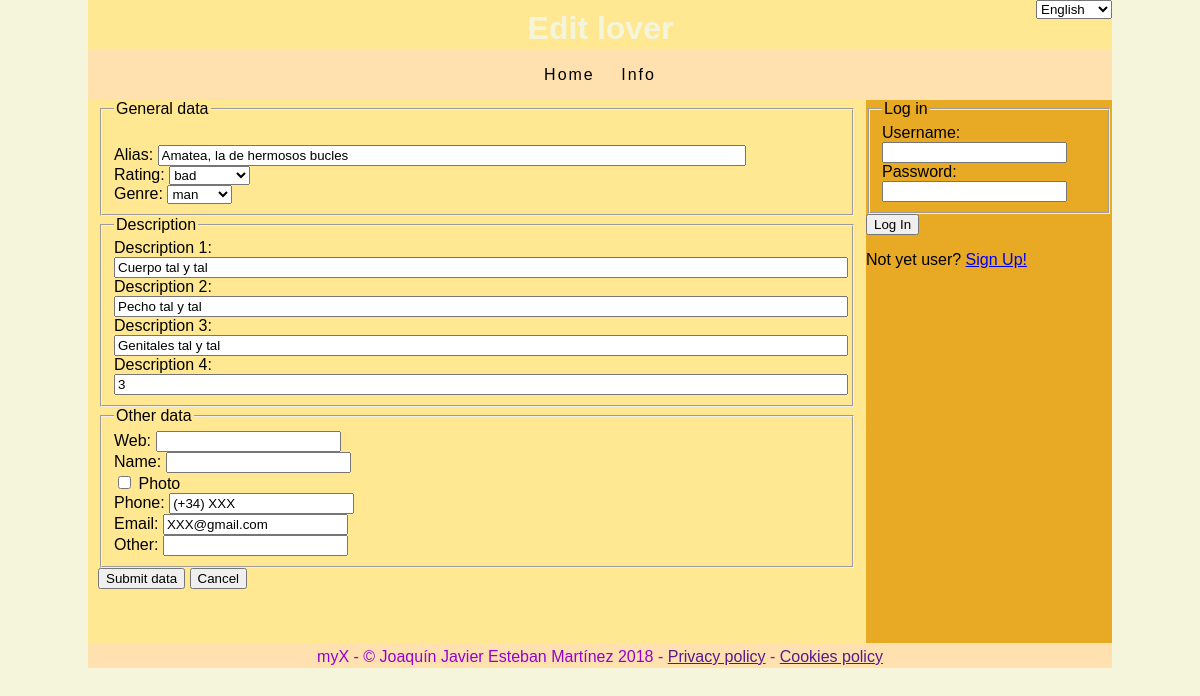
The app's page /amorEdit.php?amorID=5871 with its own data.
### tables this page shows
CREATE TABLE `amores` (
    `amorID`    INTEGER NOT NULL,
    `achtung`   VARCHAR(255),
    `alias`     VARCHAR(255) NOT NULL,
    `rating`    INTEGER,
    `genre`     INTEGER,
    `descr1`    VARCHAR(510),
    `descr2`    VARCHAR(510),
    `descr3`    VARCHAR(510),
    `descr4`    VARCHAR(510),
    `web`       VARCHAR(255),
    `name`      VARCHAR(255),
    `photo`     INTEGER,
    `phone`     VARCHAR(255),
    `email`     VARCHAR(255),
    `other`     VARCHAR(255),
    `user`      INTEGER NOT NULL,
    INDEX (alias),
    CONSTRAINT amores_pk PRIMARY KEY (amorID),
    CONSTRAINT amores_user_fk FOREIGN KEY (user) REFERENCES `users` (userID) ON DELETE CASCADE ON UPDATE CASCADE,
    CONSTRAINT amores_rating_ck CHECK (rating BETWEEN 0 AND 5)
);

### amor.inc (called while the page is built, shortened)
<?php
class Amor {
    protected $alias;
    protected $genre;
    protected $descr1;
    protected $descr2;
    protected $descr3;
    protected $descr4;
    protected $rating;
    protected $web;
    protected $name;
    protected $photo;
    protected $phone;
    protected $email;
    protected $other;
    public function getAlias() {return $this->alias;}
    public function getRating() {return $this->rating;}
    public function getGenre() {return $this->genre;}
    public function getDescr1() {return $this->descr1;}
    public function getDescr2() {return $this->descr2;}
    public function getDescr3() {return $this->descr3;}
    public function getDescr4() {return $this->descr4;}
    public function getWeb() {return $this->web;}
    public function getName() {return $this->name;}
    public function getPhoto() {return $this->photo;}
    public function getPhone() {return $this->phone;}
    public function getEmail() {return $this->email;}
    public function getOther() {return $this->other;}
    public function __construct($amorID) {
        $pdo = DB::getDBHandle();
        $queryString = <<<QUERY
SELECT *
FROM `myX`.`amores`
WHERE `amorID` = :amorID
QUERY;
        $statement = $pdo->prepare($queryString);
        $statement->bindParam(":amorID", $amorID, PDO::PARAM_INT);
        $statement->execute();
        $row = $statement->fetch();
        $this->alias = $row['alias'];
        $this->rating = intval($row['rating']);
        $this->genre = intval($row['genre']);
        $this->descr1 = $row['descr1'];
        $this->descr2 = $row['descr2'];
        $this->descr3 = $row['descr3'];
        $this->descr4 = $row['descr4'];
        $this->web = $row['web'];
        $this->name = $row['name'];
        $this->photo = $row['photo'];
        $this->phone = $row['phone'];
        $this->email = $row['email'];
        $this->other = $row['other'];
    }
}

### amorEdit.php (the view, shortened to what this page needs)
<?php
require_once 'amor.inc';
if (isset($_GET['amorID'])) {
    $amorEdit = true;
    $amor = new Amor(intval($_GET['amorID']));
} else {
    $amorEdit = false;
    if (isset($_GET['tempPraxis']))
        $tempPraxis = true;
}
include 'header.inc';
echo "\t\t\t<section> \n";
echo "\t\t\t\t<form id=\"amorEditForm\" action=\"";
echo $tempPraxis ?
    "praxisEdit.php?praxisID=".$_SESSION['tempPraxis']['praxisID'] :
    "amorEditProcess.php";
echo "\" method=\"POST\" accept-charset=\"utf-8\">\n";
echo "\t\t\t\t\t<div id=\"generalData\">\n";
echo "\t\t\t\t\t\t<fieldset>\n";
echo "\t\t\t\t\t\t\t<legend>"._("General data")."</legend>\n";
echo "\t\t\t\t\t\t\t<label for=\"alias\">"._("Alias").":</label>\n";
echo "\t\t\t\t\t\t\t<input id=\"alias\" type=\"text\" name=\"alias\" value=\"";
if ($amorEdit)
    echo $amor->getAlias();
echo "\" style=\"width: 80%\" /><br />\n";
echo "\t\t\t\t\t\t\t<label for=\"rating\">"._("Rating").":</label>\n";
echo "\t\t\t\t\t\t\t<select id=\"rating\" name=\"rating\">\n";
echo "\t\t\t\t\t\t\t\t<option value=\"2\"";
if ($amorEdit && ($amor->getRating() === 2))
    echo " selected=\"selected\"";
echo ">"._("bad")."</option>\n";
echo "\t\t\t\t\t\t\t</select><br />\n";
echo "\t\t\t\t\t\t\t<label for=\"genre\">"._("Genre").":</label>\n";
echo "\t\t\t\t\t\t\t<select id=\"genre\" name=\"genre\">\n";
echo "\t\t\t\t\t\t\t\t<option value=\"1\"";
if ($amorEdit && ($amor->getGenre() === GENRE_MASCULINE))
    echo " selected=\"selected\"";
echo ">"._("man")."</option>\n";
echo "\t\t\t\t\t\t\t</select><br />\n";
echo "\t\t\t\t\t\t</fieldset>\n";
echo "\t\t\t\t\t</div>\n";
echo "\t\t\t\t\t<div id=\"descr\">\n";
echo "\t\t\t\t\t\t<fieldset>\n";
echo "\t\t\t\t\t\t\t<legend>"._("Description")."</legend>\n";
echo "\t\t\t\t\t\t\t<label for=\"descr1\">"._("Description 1");
echo ":</label><br />\n";
echo "\t\t\t\t\t\t\t<input id=\"descr1\" type=\"text\" name=\"descr1\" value=\"";
if ($amorEdit)
    echo $amor->getDescr1();
echo "\" style=\"width: 100%\" /><br />\n";
echo "\t\t\t\t\t\t\t<label for=\"descr2\">"._("Description 2");
echo ":</label><br />\n";
echo "\t\t\t\t\t\t\t<input id=\"descr2\" type=\"text\" name=\"descr2\" value=\"";
if ($amorEdit)
    echo $amor->getDescr2();
echo "\" style=\"width: 100%\" /><br />\n";
echo "\t\t\t\t\t\t\t<label for=\"descr3\">"._("Description 3");
echo ":</label><br />\n";
echo "\t\t\t\t\t\t\t<input id=\"descr3\" type=\"text\" name=\"descr3\" value=\"";
if ($amorEdit)
    echo $amor->getDescr3();
echo "\" style=\"width: 100%\" /><br />\n";
echo "\t\t\t\t\t\t\t<label for=\"descr4\">"._("Description 4");
echo ":</label><br />\n";
echo "\t\t\t\t\t\t\t<input id=\"descr4\" type=\"text\" name=\"descr4\" value=\"";
if ($amorEdit)
    echo $amor->getDescr4();
echo "\" style=\"width: 100%\" /><br />\n";
echo "\t\t\t\t\t\t</fieldset>\n";
echo "\t\t\t\t\t</div>\n";
echo "\t\t\t\t\t<div id=\"otherData\">\n";
echo "\t\t\t\t\t\t<fieldset>\n";
echo "\t\t\t\t\t\t\t<legend>"._("Other data")."</legend>\n";
echo "\t\t\t\t\t\t\t<label for=\"web\">"._("Web").":</label>\n";
echo "\t\t\t\t\t\t\t<input id=\"web\" type=\"text\" name=\"web\" value=\"";
if ($amorEdit)
    echo $amor->getWeb();
echo "\" /><br />\n";
echo "\t\t\t\t\t\t\t<label for=\"name\">"._("Name").":</label>\n";
echo "\t\t\t\t\t\t\t<input id=\"name\" type=\"text\" name=\"name\" value=\"";
if ($amorEdit)
    echo $amor->getName();
echo "\" /><br />\n";
echo "\t\t\t\t\t\t\t<input id=\"photo\" type=\"checkbox\" name=\"photo\"";
if ($amorEdit && $amor->getPhoto())
    echo " checked=\"checked\"";
echo " />\n";
echo "\t\t\t\t\t\t\t<label for=\"favorite\">"._("Photo")."</label><br />\n";
echo "\t\t\t\t\t\t\t<label for=\"phone\">"._("Phone").":</label>\n";
echo "\t\t\t\t\t\t\t<input id=\"phone\" type=\"text\" name=\"phone\" value=\"";
if ($amorEdit)
    echo $amor->getPhone();
echo "\" /><br />\n";
echo "\t\t\t\t\t\t\t<label for=\"email\">"._("Email").":</label>\n";
echo "\t\t\t\t\t\t\t<input id=\"email\" type=\"text\" name=\"email\" value=\"";
if ($amorEdit)
    echo $amor->getEmail();
echo "\" /><br />\n";
echo "\t\t\t\t\t\t\t<label for=\"other\">"._("Other").":</label>\n";
echo "\t\t\t\t\t\t\t<input id=\"other\" type=\"text\" name=\"other\" value=\"";
if ($amorEdit)
    echo $amor->getOther();
echo "\" /><br />\n";
echo "\t\t\t\t\t\t</fieldset>\n";
echo "\t\t\t\t\t</div>\n";
echo "\t\t\t\t\t<input type=\"submit\" value=\"";
if ($tempPraxis) {
    echo _("Submit data and continue...");
} else {
    echo _("Submit data");
}
echo "\" />\n";
echo "\t\t\t\t\t<input type=\"button\" name=\"cancel\" value=\""._("Cancel").
    "\" onclick=\"javascript: history.back();\" />\n";
echo "\t\t\t\t</form>\n";
echo "\t\t\t</section> \n\n";
require_once 'footer.inc';
?>

### stylesheets/default.css (style rules this page uses)
:root { --rootColor: #FF000D; --analogousColor1: #FF6B42; --analogousColor2: #E84E3D; --analogousColor3: #E84991; --analogousColor4: #FF4FE6; --rootColor: #FF9900; --analogousColor1: #FFD242; --analogousColor2: #E8B23D; --analogousColor3: #E89749; --analogousColor4: #FF904F; --rootColor: #FFE1B0; --analogousColor1: #FFE891; --analogousColor2: #E8A924; --analogousColor3: #E88A24; --analogousColor4: #FFB281; }
html { height: 100%; }
body { height: 100%; background: beige; margin: 0; padding: 0; font-family: sans-serif; }
section { position: absolute; width: 758px; height: 543px; top: 100px; left: 0; border: none; background-color: var(--analogousColor1); margin: 0 auto; padding: 0 10px 0 10px; overflow: auto; }

### records on screen
amores: alias "Amatea, la de hermosos bucles", rating "bad", descr1 "Cuerpo tal y tal", descr2 "Pecho tal y tal", descr3 "Genitales tal y tal", descr4 "3", phone "(+34) XXX", email "XXX@gmail.com"

### other values on screen
_("General data") "General data"
_("Alias") "Alias"
_("Rating") "Rating"
_("Genre") "Genre"
_("Description") "Description"
_("Description 1") "Description 1"
_("Description 2") "Description 2"
_("Description 3") "Description 3"
_("Description 4") "Description 4"
_("Other data") "Other data"
_("Web") "Web"
_("Name") "Name"
_("Photo") "Photo"
_("Phone") "Phone"
_("Email") "Email"
